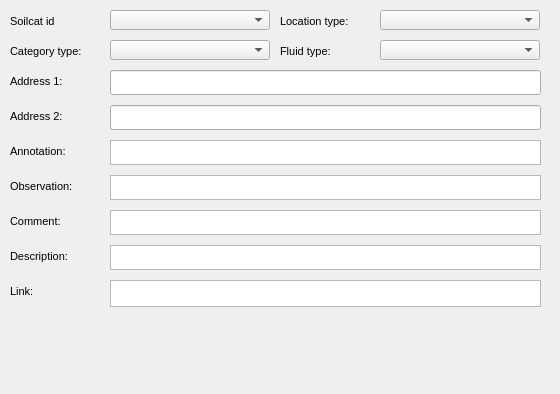
      <widget class="QWidget" name="page_16">
       <property name="geometry">
        <rect>
         <x>0</x>
         <y>0</y>
         <width>560</width>
         <height>394</height>
        </rect>
       </property>
       <attribute name="label">
        <string>Additional information</string>
       </attribute>
       <widget class="QTextEdit" name="conduit_comment">
        <property name="geometry">
         <rect>
          <x>110</x>
          <y>210</y>
          <width>431</width>
          <height>25</height>
         </rect>
        </property>
        <property name="frameShadow">
         <enum>QFrame::Sunken</enum>
        </property>
        <property name="lineWidth">
         <number>1</number>
        </property>
       </widget>
       <widget class="QTextEdit" name="conduit_descript">
        <property name="geometry">
         <rect>
          <x>110</x>
          <y>245</y>
          <width>431</width>
          <height>25</height>
         </rect>
        </property>
       </widget>
       <widget class="QLabel" name="label_conduit_location_type">
        <property name="geometry">
         <rect>
          <x>280</x>
          <y>10</y>
          <width>90</width>
          <height>22</height>
         </rect>
        </property>
        <property name="font">
         <font>
          <pointsize>8</pointsize>
         </font>
        </property>
        <property name="frameShape">
         <enum>QFrame::NoFrame</enum>
        </property>
        <property name="frameShadow">
         <enum>QFrame::Plain</enum>
        </property>
        <property name="text">
         <string>Location type:</string>
        </property>
        <property name="textFormat">
         <enum>Qt::AutoText</enum>
        </property>
        <property name="scaledContents">
         <bool>false</bool>
        </property>
        <property name="alignment">
         <set>Qt::AlignLeading|Qt::AlignLeft|Qt::AlignVCenter</set>
        </property>
        <property name="margin">
         <number>3</number>
        </property>
       </widget>
       <widget class="QLabel" name="label_conduit_fluid_type">
        <property name="geometry">
         <rect>
          <x>280</x>
          <y>40</y>
          <width>90</width>
          <height>22</height>
         </rect>
        </property>
        <property name="font">
         <font>
          <pointsize>8</pointsize>
         </font>
        </property>
        <property name="frameShape">
         <enum>QFrame::NoFrame</enum>
        </property>
        <property name="frameShadow">
         <enum>QFrame::Plain</enum>
        </property>
        <property name="text">
         <string>Fluid type:</string>
        </property>
        <property name="textFormat">
         <enum>Qt::AutoText</enum>
        </property>
        <property name="scaledContents">
         <bool>false</bool>
        </property>
        <property name="alignment">
         <set>Qt::AlignLeading|Qt::AlignLeft|Qt::AlignVCenter</set>
        </property>
        <property name="margin">
         <number>3</number>
        </property>
       </widget>
       <widget class="QComboBox" name="conduit_fluid_type">
        <property name="geometry">
         <rect>
          <x>380</x>
          <y>40</y>
          <width>160</width>
          <height>20</height>
         </rect>
        </property>
       </widget>
       <widget class="QLabel" name="label_conduit_descript">
        <property name="geometry">
         <rect>
          <x>10</x>
          <y>245</y>
          <width>91</width>
          <height>22</height>
         </rect>
        </property>
        <property name="font">
         <font>
          <pointsize>8</pointsize>
         </font>
        </property>
        <property name="frameShape">
         <enum>QFrame::NoFrame</enum>
        </property>
        <property name="frameShadow">
         <enum>QFrame::Plain</enum>
        </property>
        <property name="text">
         <string>Description:</string>
        </property>
        <property name="textFormat">
         <enum>Qt::AutoText</enum>
        </property>
        <property name="scaledContents">
         <bool>false</bool>
        </property>
        <property name="alignment">
         <set>Qt::AlignLeading|Qt::AlignLeft|Qt::AlignVCenter</set>
        </property>
        <property name="margin">
         <number>3</number>
        </property>
       </widget>
       <widget class="QLabel" name="label_conduit_observ">
        <property name="geometry">
         <rect>
          <x>10</x>
          <y>175</y>
          <width>90</width>
          <height>22</height>
         </rect>
        </property>
        <property name="font">
         <font>
          <pointsize>8</pointsize>
         </font>
        </property>
        <property name="frameShape">
         <enum>QFrame::NoFrame</enum>
        </property>
        <property name="frameShadow">
         <enum>QFrame::Plain</enum>
        </property>
        <property name="text">
         <string>Observation:</string>
        </property>
        <property name="textFormat">
         <enum>Qt::AutoText</enum>
        </property>
        <property name="scaledContents">
         <bool>false</bool>
        </property>
        <property name="alignment">
         <set>Qt::AlignLeading|Qt::AlignLeft|Qt::AlignVCenter</set>
        </property>
        <property name="margin">
         <number>3</number>
        </property>
       </widget>
       <widget class="QLabel" name="label_conduit_comment">
        <property name="geometry">
         <rect>
          <x>10</x>
          <y>210</y>
          <width>90</width>
          <height>22</height>
         </rect>
        </property>
        <property name="font">
         <font>
          <pointsize>8</pointsize>
         </font>
        </property>
        <property name="frameShape">
         <enum>QFrame::NoFrame</enum>
        </property>
        <property name="frameShadow">
         <enum>QFrame::Plain</enum>
        </property>
        <property name="text">
         <string>Comment:</string>
        </property>
        <property name="textFormat">
         <enum>Qt::AutoText</enum>
        </property>
        <property name="scaledContents">
         <bool>false</bool>
        </property>
        <property name="alignment">
         <set>Qt::AlignLeading|Qt::AlignLeft|Qt::AlignVCenter</set>
        </property>
        <property name="margin">
         <number>3</number>
        </property>
       </widget>
       <widget class="QTextEdit" name="conduit_annotation">
        <property name="geometry">
         <rect>
          <x>110</x>
          <y>140</y>
          <width>431</width>
          <height>25</height>
         </rect>
        </property>
        <property name="frameShape">
         <enum>QFrame::StyledPanel</enum>
        </property>
        <property name="frameShadow">
         <enum>QFrame::Raised</enum>
        </property>
       </widget>
       <widget class="QTextEdit" name="conduit_link">
        <property name="geometry">
         <rect>
          <x>110</x>
          <y>400</y>
          <width>431</width>
          <height>27</height>
         </rect>
        </property>
       </widget>
       <widget class="QLabel" name="label_conduit_soilcat_id">
        <property name="geometry">
         <rect>
          <x>10</x>
          <y>10</y>
          <width>90</width>
          <height>22</height>
         </rect>
        </property>
        <property name="font">
         <font>
          <pointsize>8</pointsize>
         </font>
        </property>
        <property name="frameShape">
         <enum>QFrame::NoFrame</enum>
        </property>
        <property name="frameShadow">
         <enum>QFrame::Plain</enum>
        </property>
        <property name="text">
         <string>Soilcat id</string>
        </property>
        <property name="textFormat">
         <enum>Qt::AutoText</enum>
        </property>
        <property name="scaledContents">
         <bool>false</bool>
        </property>
        <property name="alignment">
         <set>Qt::AlignLeading|Qt::AlignLeft|Qt::AlignVCenter</set>
        </property>
        <property name="margin">
         <number>3</number>
        </property>
       </widget>
       <widget class="QLabel" name="label_conduit_adress_02">
        <property name="geometry">
         <rect>
          <x>10</x>
          <y>105</y>
          <width>90</width>
          <height>22</height>
         </rect>
        </property>
        <property name="font">
         <font>
          <pointsize>8</pointsize>
         </font>
        </property>
        <property name="frameShape">
         <enum>QFrame::NoFrame</enum>
        </property>
        <property name="frameShadow">
         <enum>QFrame::Plain</enum>
        </property>
        <property name="text">
         <string>Address 2:</string>
        </property>
        <property name="textFormat">
         <enum>Qt::AutoText</enum>
        </property>
        <property name="scaledContents">
         <bool>false</bool>
        </property>
        <property name="alignment">
         <set>Qt::AlignLeading|Qt::AlignLeft|Qt::AlignVCenter</set>
        </property>
        <property name="margin">
         <number>3</number>
        </property>
       </widget>
       <widget class="QLabel" name="label_conduit_link">
        <property name="geometry">
         <rect>
          <x>10</x>
          <y>400</y>
          <width>90</width>
          <height>22</height>
         </rect>
        </property>
        <property name="font">
         <font>
          <pointsize>8</pointsize>
         </font>
        </property>
        <property name="frameShape">
         <enum>QFrame::NoFrame</enum>
        </property>
        <property name="frameShadow">
         <enum>QFrame::Plain</enum>
        </property>
        <property name="text">
         <string>Link:</string>
        </property>
        <property name="textFormat">
         <enum>Qt::AutoText</enum>
        </property>
        <property name="scaledContents">
         <bool>false</bool>
        </property>
        <property name="alignment">
         <set>Qt::AlignLeading|Qt::AlignLeft|Qt::AlignVCenter</set>
        </property>
        <property name="margin">
         <number>3</number>
        </property>
       </widget>
       <widget class="QComboBox" name="conduit_category_type">
        <property name="geometry">
         <rect>
          <x>110</x>
          <y>40</y>
          <width>160</width>
          <height>20</height>
         </rect>
        </property>
       </widget>
       <widget class="QComboBox" name="conduit_location_type">
        <property name="geometry">
         <rect>
          <x>380</x>
          <y>10</y>
          <width>160</width>
          <height>20</height>
         </rect>
        </property>
       </widget>
       <widget class="QComboBox" name="conduit_soilcat_id">
        <property name="geometry">
         <rect>
          <x>110</x>
          <y>10</y>
          <width>160</width>
          <height>20</height>
         </rect>
        </property>
       </widget>
       <widget class="QLabel" name="label_conduit_category_type">
        <property name="geometry">
         <rect>
          <x>10</x>
          <y>40</y>
          <width>90</width>
          <height>22</height>
         </rect>
        </property>
        <property name="font">
         <font>
          <pointsize>8</pointsize>
         </font>
        </property>
        <property name="frameShape">
         <enum>QFrame::NoFrame</enum>
        </property>
        <property name="frameShadow">
         <enum>QFrame::Plain</enum>
        </property>
        <property name="text">
         <string>Category type:</string>
        </property>
        <property name="textFormat">
         <enum>Qt::AutoText</enum>
        </property>
        <property name="scaledContents">
         <bool>false</bool>
        </property>
        <property name="alignment">
         <set>Qt::AlignLeading|Qt::AlignLeft|Qt::AlignVCenter</set>
        </property>
        <property name="margin">
         <number>3</number>
        </property>
       </widget>
       <widget class="QLabel" name="label_conduit_adress_01">
        <property name="geometry">
         <rect>
          <x>10</x>
          <y>70</y>
          <width>90</width>
          <height>22</height>
         </rect>
        </property>
        <property name="font">
         <font>
          <pointsize>8</pointsize>
         </font>
        </property>
        <property name="frameShape">
         <enum>QFrame::NoFrame</enum>
        </property>
        <property name="frameShadow">
         <enum>QFrame::Plain</enum>
        </property>
        <property name="text">
         <string>Address 1:</string>
        </property>
        <property name="textFormat">
         <enum>Qt::AutoText</enum>
        </property>
        <property name="scaledContents">
         <bool>false</bool>
        </property>
        <property name="alignment">
         <set>Qt::AlignLeading|Qt::AlignLeft|Qt::AlignVCenter</set>
        </property>
        <property name="margin">
         <number>3</number>
        </property>
       </widget>
       <widget class="QLineEdit" name="conduit_adress_01">
        <property name="geometry">
         <rect>
          <x>110</x>
          <y>70</y>
          <width>431</width>
          <height>25</height>
         </rect>
        </property>
        <property name="echoMode">
         <enum>QLineEdit::Normal</enum>
        </property>
       </widget>
       <widget class="QLabel" name="label_conduit_annotation">
        <property name="geometry">
         <rect>
          <x>10</x>
          <y>140</y>
          <width>90</width>
          <height>22</height>
         </rect>
        </property>
        <property name="font">
         <font>
          <pointsize>8</pointsize>
         </font>
        </property>
        <property name="frameShape">
         <enum>QFrame::NoFrame</enum>
        </property>
        <property name="frameShadow">
         <enum>QFrame::Plain</enum>
        </property>
        <property name="text">
         <string>Annotation:</string>
        </property>
        <property name="textFormat">
         <enum>Qt::AutoText</enum>
        </property>
        <property name="scaledContents">
         <bool>false</bool>
        </property>
        <property name="alignment">
         <set>Qt::AlignLeading|Qt::AlignLeft|Qt::AlignVCenter</set>
        </property>
        <property name="margin">
         <number>3</number>
        </property>
       </widget>
       <widget class="QTextEdit" name="conduit_observ">
        <property name="geometry">
         <rect>
          <x>110</x>
          <y>175</y>
          <width>431</width>
          <height>25</height>
         </rect>
        </property>
       </widget>
       <widget class="QLineEdit" name="conduit_adress_02">
        <property name="geometry">
         <rect>
          <x>110</x>
          <y>105</y>
          <width>431</width>
          <height>25</height>
         </rect>
        </property>
       </widget>
       <widget class="QLabel" name="label_varc_link_4">
        <property name="geometry">
         <rect>
          <x>10</x>
          <y>280</y>
          <width>90</width>
          <height>22</height>
         </rect>
        </property>
        <property name="font">
         <font>
          <pointsize>8</pointsize>
         </font>
        </property>
        <property name="frameShape">
         <enum>QFrame::NoFrame</enum>
        </property>
        <property name="frameShadow">
         <enum>QFrame::Plain</enum>
        </property>
        <property name="text">
         <string>Link:</string>
        </property>
        <property name="textFormat">
         <enum>Qt::AutoText</enum>
        </property>
        <property name="scaledContents">
         <bool>false</bool>
        </property>
        <property name="alignment">
         <set>Qt::AlignLeading|Qt::AlignLeft|Qt::AlignVCenter</set>
        </property>
        <property name="margin">
         <number>3</number>
        </property>
       </widget>
       <widget class="QTextEdit" name="varc_link_4">
        <property name="geometry">
         <rect>
          <x>110</x>
          <y>280</y>
          <width>431</width>
          <height>27</height>
         </rect>
        </property>
       </widget>
      </widget>
